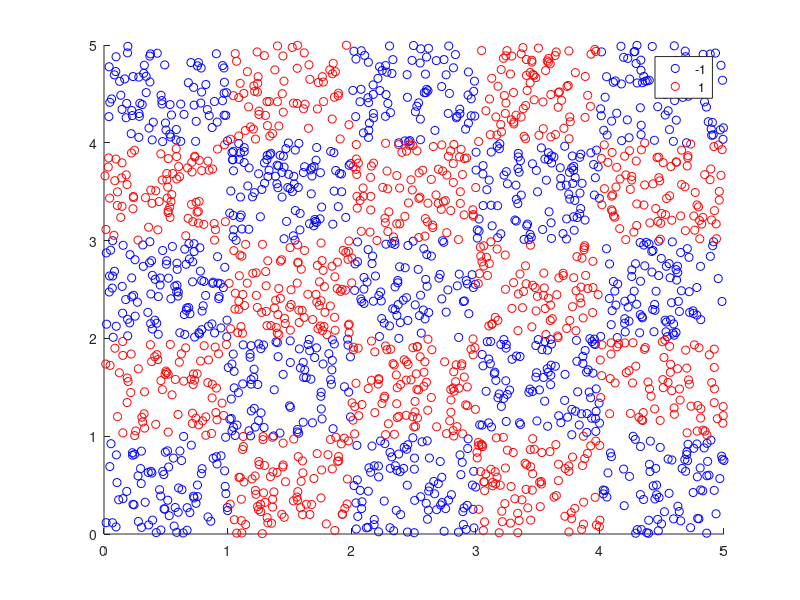

Reproduce this figure in MATLAB. (Note: this script raises an error after producing the figure.)
x = rand(2000,1)*5; 
y = rand(2000,1)*5;
c = mod((floor(x)+floor(y)),2); 
ind = find(c); a = [x(ind),y(ind)]; 
ind1 = find(c==0); 
b = [x(ind1),y(ind1)]; 
numRows = size(a, 1);
numRowsi = size(b, 1);
A =cat(1, a, b);
di = ones(numRows, 1);
d2 = -1*ones(numRowsi, 1); 
d = cat(1, di, d2); 
numRows2 = size(d, 1); 
a = 5; 
D = diag(d); 
figure; 
gscatter(A(:,1),A(:,2),d,'br',"o");
hold on 
n = size(A,2); 
m = size(A,1); 
e = ones(m,1); 
c = 10000000; 
cvx_begin
  variables w(n) g Psi(m) 
  minimize ((0.5*w'*w)+(c*sum(Psi))) 
  subject to
    D*(A*w-g*e)+Psi-e >= 0; 
    Psi >= 0; 
cvx_end 
% accuracy 
z = sign(A*w-g); r = sum(d==z); Acc = (r/m)*100 
